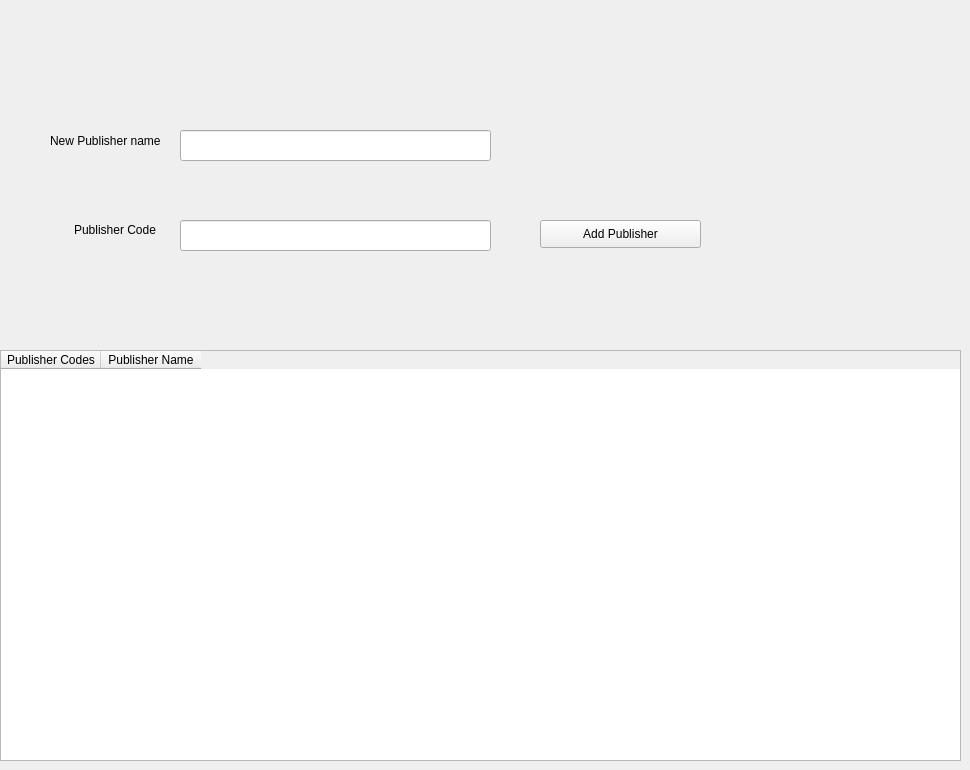
      <widget class="QWidget" name="tab_10">
       <attribute name="title">
        <string>Publisher</string>
       </attribute>
       <widget class="QLabel" name="label_38">
        <property name="geometry">
         <rect>
          <x>50</x>
          <y>130</y>
          <width>131</width>
          <height>21</height>
         </rect>
        </property>
        <property name="text">
         <string>New Publisher name</string>
        </property>
       </widget>
       <widget class="QTableWidget" name="tableWidget_4">
        <property name="geometry">
         <rect>
          <x>0</x>
          <y>350</y>
          <width>961</width>
          <height>411</height>
         </rect>
        </property>
        <column>
         <property name="text">
          <string>Publisher Codes</string>
         </property>
        </column>
        <column>
         <property name="text">
          <string>Publisher Name</string>
         </property>
        </column>
       </widget>
       <widget class="QLineEdit" name="lineEdit_28">
        <property name="geometry">
         <rect>
          <x>180</x>
          <y>130</y>
          <width>311</width>
          <height>31</height>
         </rect>
        </property>
       </widget>
       <widget class="QPushButton" name="pushButton_18">
        <property name="geometry">
         <rect>
          <x>540</x>
          <y>220</y>
          <width>161</width>
          <height>28</height>
         </rect>
        </property>
        <property name="text">
         <string>Add Publisher</string>
        </property>
       </widget>
       <widget class="QLabel" name="label_11">
        <property name="geometry">
         <rect>
          <x>74</x>
          <y>220</y>
          <width>91</width>
          <height>20</height>
         </rect>
        </property>
        <property name="text">
         <string>Publisher Code</string>
        </property>
       </widget>
       <widget class="QLineEdit" name="lineEdit_7">
        <property name="geometry">
         <rect>
          <x>180</x>
          <y>220</y>
          <width>311</width>
          <height>31</height>
         </rect>
        </property>
       </widget>
       <widget class="QLabel" name="label_53">
        <property name="geometry">
         <rect>
          <x>180</x>
          <y>270</y>
          <width>311</width>
          <height>16</height>
         </rect>
        </property>
        <property name="text">
         <string/>
        </property>
       </widget>
      </widget>
